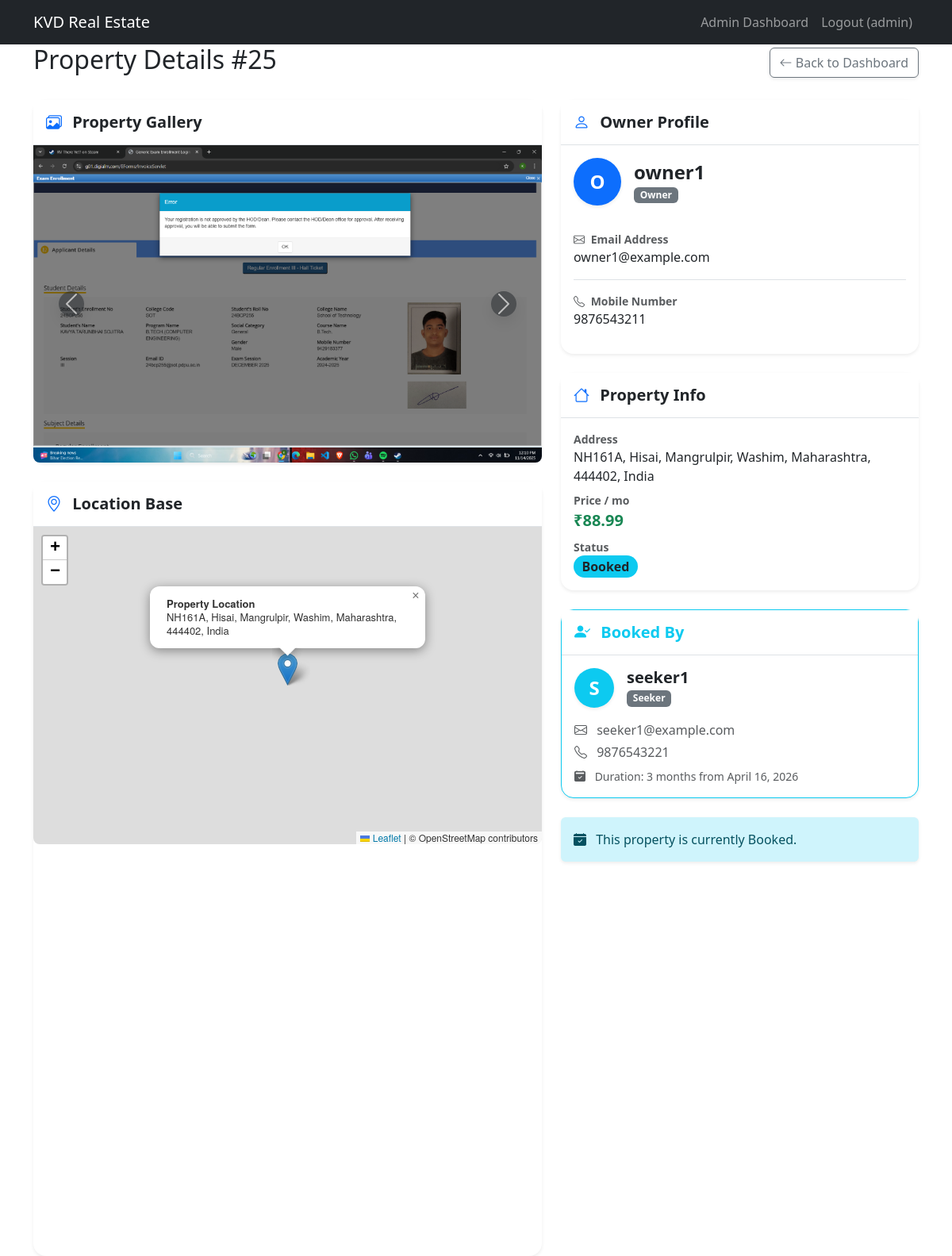
The page /property/25/admin-detail/ (signed in) on the database its author committed.
### real_estate_app/models.py (models this page shows, shortened)
class User(AbstractUser):
    phone_regex = RegexValidator(regex=r'^\+?1?\d{9,15}$', message="Phone number must be entered in the format: '+999999999'. Up to 15 digits allowed.")
    phone_number = models.CharField(validators=[phone_regex], max_length=17, blank=True)
    pincode_regex = RegexValidator(regex=r'^[1-9][0-9]{5}$', message="Please enter a valid 6-digit Indian pincode.")
    pincode = models.CharField(validators=[pincode_regex], max_length=6, blank=True)
    kyc_status = models.BooleanField(default=False)
    is_admin = models.BooleanField(default=False)
    is_owner = models.BooleanField(default=False)
    is_seeker = models.BooleanField(default=False)

class Property(models.Model):
    STATUS_CHOICES = (
        ('Pending', 'Pending'),
        ('Live', 'Live'),
        ('Booked', 'Booked'),
        ('Rejected', 'Rejected'),
    )
    property_id = models.AutoField(primary_key=True)
    owner = models.ForeignKey(User, on_delete=models.CASCADE, related_name='properties')
    address = models.TextField()
    latitude = models.FloatField(blank=True, null=True)
    longitude = models.FloatField(blank=True, null=True)
    price = models.DecimalField(max_digits=10, decimal_places=2)
    photo = models.ImageField(upload_to='property_photos/', blank=True, null=True)
    status = models.CharField(max_length=10, choices=STATUS_CHOICES, default='Pending')

class Booking(models.Model):
    PAYMENT_STATUS_CHOICES = (
        ('Pending', 'Pending'),
        ('Paid', 'Paid'),
        ('Overdue', 'Overdue'),
    )
    booking_id = models.AutoField(primary_key=True)
    property = models.ForeignKey(Property, on_delete=models.CASCADE, related_name='bookings')
    seeker = models.ForeignKey(User, on_delete=models.CASCADE, related_name='bookings')
    start_date = models.DateField()
    duration_months = models.IntegerField()
    total_amount = models.DecimalField(max_digits=10, decimal_places=2)
    payment_status = models.CharField(max_length=10, choices=PAYMENT_STATUS_CHOICES, default='Pending')

### real_estate_app/views.py (the view)
# urls.py: path('property/<int:property_id>/admin-detail/', views.admin_property_detail, name='admin_property_detail'),
@login_required
def admin_property_detail(request, property_id):
    if not (request.user.is_admin or request.user.is_superuser):
        return redirect('dashboard')
    property_obj = get_object_or_404(Property, property_id=property_id)
    return render(request, 'real_estate_app/admin_property_detail.html', {'property': property_obj})

### templates/real_estate_app/admin_property_detail.html (shortened to what this page needs)
{% extends 'base.html' %}
{% block extra_head %}
<link rel="stylesheet" href="https://unpkg.com/leaflet@1.9.4/dist/leaflet.css"/>
{% endblock %}
{% block content %}
<div class="d-flex justify-content-between align-items-center mb-4">
    <h2>Property Details #{{ property.property_id }}</h2>
    <a href="{% url 'dashboard' %}" class="btn btn-outline-secondary shadow-sm"><i class="bi bi-arrow-left"></i> Back to Dashboard</a>
</div>
<div class="row g-4 mb-5">
    <div class="col-md-7">
        {% if property.images.all or property.photo %}
        <div class="card border-0 shadow-sm rounded-4 mb-4">
            <div class="card-header bg-white border-bottom py-3">
                <h5 class="mb-0 fw-bold"><i class="bi bi-images text-primary me-2"></i> Property Gallery</h5>
            </div>
            <div class="card-body p-0">
                <div id="propertyCarousel" class="carousel slide" data-bs-ride="carousel">
                    <div class="carousel-inner">
                        {% if property.photo %}
                        <div class="carousel-item active">
                            <img src="{{ property.photo.url }}" class="d-block w-100" alt="Main Photo">
                        </div>
                        {% endif %}
                    </div>
                    {% if property.images.count > 0 or not property.photo and property.images.count > 1 %}
                    <button class="carousel-control-prev" type="button" data-bs-target="#propertyCarousel" data-bs-slide="prev">
                        <span class="carousel-control-prev-icon bg-dark rounded-circle p-2 shadow" aria-hidden="true"></span>
                    </button>
                    <button class="carousel-control-next" type="button" data-bs-target="#propertyCarousel" data-bs-slide="next">
                        <span class="carousel-control-next-icon bg-dark rounded-circle p-2 shadow" aria-hidden="true"></span>
                    </button>
                    {% endif %}
                </div>
            </div>
        </div>
        {% endif %}
        <div class="card border-0 shadow-sm rounded-4 h-100">
            <div class="card-header bg-white border-bottom py-3">
                <h5 class="mb-0 fw-bold"><i class="bi bi-geo-alt text-primary me-2"></i> Location Base</h5>
            </div>
            <div class="card-body p-0">
                {% if property.latitude and property.longitude %}
                <div id="propertyMap"></div>
                {% endif %}
            </div>
        </div>
    </div>
    <div class="col-md-5">
        <div class="card border-0 shadow-sm rounded-4 mb-4">
            <div class="card-header bg-white border-bottom py-3">
                <h5 class="mb-0 fw-bold"><i class="bi bi-person text-primary me-2"></i> Owner Profile</h5>
            </div>
            <div class="card-body">
                <div class="d-flex align-items-center mb-4">
                    <div class="bg-primary text-white rounded-circle d-flex align-items-center justify-content-center fw-bold fs-4 me-3 shadow-sm" style="width: 60px; height: 60px;">
                        {{ property.owner.username|make_list|first|upper }}
                    </div>
                    <div>
                        <h4 class="mb-0 fw-bold">{% if property.owner.first_name %}{{ property.owner.first_name }} {{ property.owner.last_name }}{% else %}{{ property.owner.username }}{% endif %}</h4>
                        <span class="badge bg-secondary">Owner</span>
                    </div>
                </div>
                <ul class="list-group list-group-flush">
                    <li class="list-group-item px-0 pb-3">
                        <small class="text-muted d-block fw-bold"><i class="bi bi-envelope me-1"></i> Email Address</small>
                        <span>{{ property.owner.email|default:"Not provided" }}</span>
                    </li>
                    <li class="list-group-item px-0 py-3">
                        <small class="text-muted d-block fw-bold"><i class="bi bi-telephone me-1"></i> Mobile Number</small>
                        <span>{{ property.owner.phone_number|default:"Not provided" }}</span>
                    </li>
                </ul>
            </div>
        </div>
        <div class="card border-0 shadow-sm rounded-4 mb-4">
            <div class="card-header bg-white border-bottom py-3">
                <h5 class="mb-0 fw-bold"><i class="bi bi-house text-primary me-2"></i> Property Info</h5>
            </div>
            <div class="card-body">
                <p class="mb-2"><span class="fw-bold text-muted small d-block">Address</span> {{ property.address }}</p>
                <p class="mb-2"><span class="fw-bold text-muted small d-block">Price / mo</span> <span class="text-success fw-bold fs-5">₹{{ property.price }}</span></p>
                <p class="mb-0"><span class="fw-bold text-muted small d-block">Status</span>
                    <span class="badge rounded-pill {% if property.status == 'Pending' %}bg-warning text-dark{% elif property.status == 'Live' %}bg-success{% elif property.status == 'Rejected' %}bg-danger{% elif property.status == 'Booked' %}bg-info text-dark{% else %}bg-secondary{% endif %} fs-6">
                        {{ property.status }}
                    </span>
                </p>
            </div>
        </div>
        {% if property.status == 'Booked' %}
        <div class="card border-info shadow-sm rounded-4 mb-4">
            <div class="card-header bg-white border-bottom py-3">
                <h5 class="mb-0 fw-bold text-info"><i class="bi bi-person-check-fill me-2"></i> Booked By</h5>
            </div>
            <div class="card-body">
                {% with booking=property.bookings.first %}
                {% if booking %}
                <div class="d-flex align-items-center mb-3">
                    <div class="bg-info text-white rounded-circle d-flex align-items-center justify-content-center fw-bold fs-4 me-3 shadow-sm" style="width: 50px; height: 50px;">
                        {{ booking.seeker.username|make_list|first|upper }}
                    </div>
                    <div>
                        <h5 class="mb-0 fw-bold">{% if booking.seeker.first_name %}{{ booking.seeker.first_name }} {{ booking.seeker.last_name }}{% else %}{{ booking.seeker.username }}{% endif %}</h5>
                        <span class="badge bg-secondary">Seeker</span>
                    </div>
                </div>
                <p class="mb-1 text-muted"><i class="bi bi-envelope me-2"></i> {{ booking.seeker.email|default:"Not provided" }}</p>
                <p class="mb-0 text-muted"><i class="bi bi-telephone me-2"></i> {{ booking.seeker.phone_number|default:"Not provided" }}</p>
                <p class="mb-0 text-muted mt-2 small"><i class="bi bi-calendar2-check-fill me-2"></i> Duration: {{ booking.duration_months }} months from {{ booking.start_date }}</p>
                {% else %}
                <p class="text-muted">Booking record not found.</p>
                {% endif %}
                {% endwith %}
            </div>
        </div>
        {% endif %}
        {% if property.status == 'Pending' %}
        <div class="d-flex gap-2">
            <a href="{% url 'approve_property' property.property_id %}" class="btn btn-success btn-lg flex-fill shadow-sm fw-bold">
                <i class="bi bi-check-circle me-1"></i> Approve
            </a>
            <a href="{% url 'reject_property' property.property_id %}" class="btn btn-danger btn-lg flex-fill shadow-sm fw-bold">
                <i class="bi bi-x-circle me-1"></i> Reject
            </a>
        </div>
        {% elif property.status == 'Live' %}
        <div class="alert alert-success shadow-sm border-0"><i class="bi bi-check-circle-fill me-2"></i> This property is currently Live and Approved.</div>
        {% elif property.status == 'Rejected' %}
        <div class="alert alert-danger shadow-sm border-0"><i class="bi bi-x-circle-fill me-2"></i> This property has been Rejected.</div>
        {% elif property.status == 'Booked' %}
        <div class="alert alert-info shadow-sm border-0"><i class="bi bi-calendar-check-fill me-2"></i> This property is currently Booked.</div>
        {% endif %}
    </div>
</div>
{% endblock %}

### templates/base.html (shortened to what this page needs)
{% load sass_tags %}
<!DOCTYPE html>
<html lang="en">
<head>
    <link href="https://cdn.jsdelivr.net/npm/bootstrap@5.3.0/dist/css/bootstrap.min.css" rel="stylesheet">
    <link rel="stylesheet" href="https://cdn.jsdelivr.net/npm/bootstrap-icons@1.10.5/font/bootstrap-icons.css">
    <link href="{% sass_src 'scss/styles.scss' %}" rel="stylesheet" type="text/css" />
    {% block extra_head %}{% endblock %}
</head>
<body>
    <nav class="navbar navbar-expand-lg navbar-dark bg-dark">
        <div class="container">
            <a class="navbar-brand" href="{% url 'home' %}">KVD Real Estate</a>
            <div class="collapse navbar-collapse" id="navbarNav">
                <ul class="navbar-nav ms-auto">
                    {% if user.is_authenticated %}
                    {% if user.is_admin or user.is_superuser %}
                    <li class="nav-item"><a class="nav-link" href="{% url 'dashboard' %}">Admin Dashboard</a></li>
                    {% elif user.is_owner %}
                    <li class="nav-item"><a class="nav-link" href="{% url 'dashboard' %}">Owner Dashboard</a></li>
                    <li class="nav-item"><a class="nav-link" href="{% url 'add_property' %}">Add Property</a></li>
                    {% elif user.is_seeker %}
                    <li class="nav-item"><a class="nav-link" href="{% url 'dashboard' %}">My Bookings</a></li>
                    <li class="nav-item"><a class="nav-link" href="{% url 'property_catalog' %}">Catalog</a></li>
                    {% endif %}
                    <li class="nav-item">
                        <form method="post" action="{% url 'logout' %}">
                            <button type="submit" class="btn btn-link nav-link">Logout ({{ user.username }})</button>
                        </form>
                    </li>
                    {% else %}
                    <li class="nav-item"><a class="nav-link" href="{% url 'login' %}">Login</a></li>
                    <li class="nav-item"><a class="nav-link" href="{% url 'register' %}">Register</a></li>
                    {% endif %}
                </ul>
            </div>
        </div>
    </nav>
    <div class="container">
        {% block content %}{% endblock %}
    </div>
</body>
</html>

### templates/real_estate_app/admin_property_detail.html (style rules this page uses)
#propertyMap { height: 400px; width: 100%; border-radius: 0 0 8px 8px; z-index: 1; }
.carousel-item img { height: 400px; object-fit: cover; border-radius: 0 0 8px 8px; }

### rows shown on the page
User: username "admin"
Property: property_id "25", photo (picture), owner.username|make_list "O", owner.username "owner1", owner.email "owner1@example.com", owner.phone_number "9876543211", address "NH161A, Hisai, Mangrulpir, Washim, Maharashtra, 444402, India", price "88.99", status "Booked"
Booking: seeker.username|make_list "S", seeker.username "seeker1", seeker.email "seeker1@example.com", seeker.phone_number "9876543221", duration_months "3", start_date "April 16, 2026"
